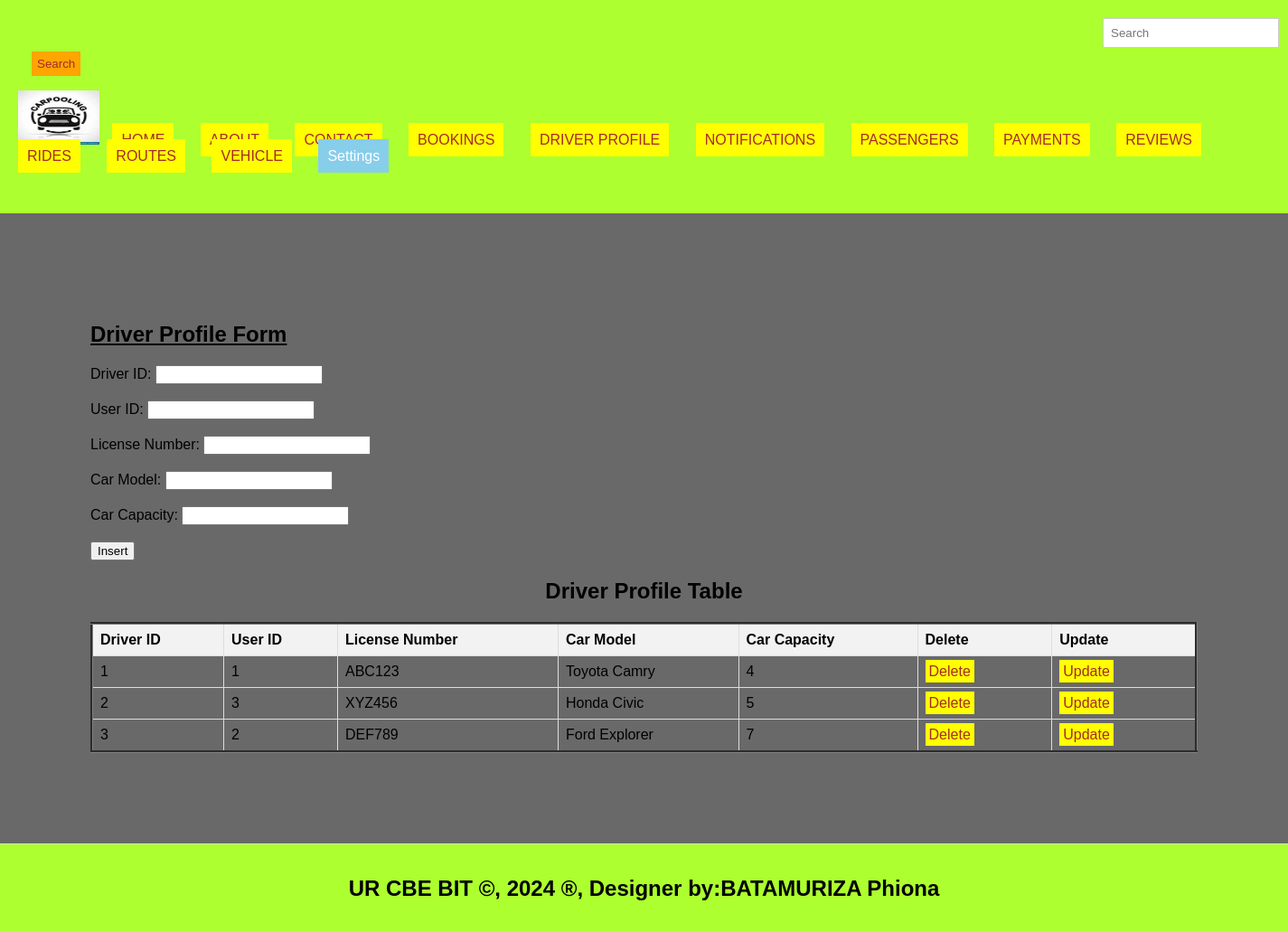
The page /driverprofile.php on the database its author committed.
### tables this page shows
CREATE TABLE `driverprofile` (
  `DriverID` int(11) NOT NULL,
  `UserID` int(11) DEFAULT NULL,
  `LicenseNumber` varchar(50) DEFAULT NULL,
  `CarModel` varchar(100) DEFAULT NULL,
  `CarCapacity` int(11) DEFAULT NULL
);

### driverprofile.php (the view, shortened to what this page needs)
<!DOCTYPE html>
<html lang="en">
<head>
  <link rel="stylesheet" type="text/css" href="mystyle.css" title="style 1" media="screen, tv, projection, handheld, print"/>
  </head>
  <header>
<body bgcolor="dimgray">
  <form class="d-flex" role="search" action="search.php">
      <input class="form-control me-2" type="search" placeholder="Search" aria-label="Search" name="query">
      <button class="btn btn-outline-success" type="submit">Search</button>
    </form>
  <ul style="list-style-type: none; padding: 0;">
    <li style="display: inline; margin-right: 10px;">
    <img src="./image/logo.jpeg" width="90" height="60" alt="Logo">
  </li>
    <li style="display: inline; margin-right: 10px;"><a href="./home.html">HOME</a>
  </li>
    <li style="display: inline; margin-right: 10px;"><a href="./about.html">ABOUT</a>
  </li>
    <li style="display: inline; margin-right: 10px;"><a href="./contact.html">CONTACT</a>
  </li>
    <li style="display: inline; margin-right: 10px;"><a href="./bookings.php">BOOKINGS</a>
  </li>
    <li style="display: inline; margin-right: 10px;"><a href="./driverprofile.php">DRIVER PROFILE</a>
  </li>
    <li style="display: inline; margin-right: 10px;"><a href="./notifications.php">NOTIFICATIONS</a>
  </li>
    <li style="display: inline; margin-right: 10px;"><a href="./passengers.php">PASSENGERS</a>
  </li>
    <li style="display: inline; margin-right: 10px;"><a href="./payments.php">PAYMENTS</a>
  </li>  <li style="display: inline; margin-right: 10px;"><a href="./reviews.php">REVIEWS</a>
  </li>
    <li style="display: inline; margin-right: 10px;"><a href="./rides.php">RIDES</a>
  </li>
    <li style="display: inline; margin-right: 10px;"><a href="./routes.php">ROUTES</a>
  </li>
<li style="display: inline; margin-right: 10px;"><a href="./vehicle.php">VEHICLE</a>
  </li>
    <li class="dropdown" style="display: inline; margin-right: 10px;">
      <a href="#" style="padding: 10px; color: white; background-color: skyblue; text-decoration: none; margin-right: 15px;">Settings</a>
    </li><br><br>
  </ul>
</header>
<section>
   <h1><u>Driver Profile Form</u></h1>
<form method="post" onsubmit="return confirmInsert();">
    <label for="driver_id">Driver ID:</label>
    <input type="number" id="driver_id" name="driver_id" required><br><br>
    <label for="user_id">User ID:</label>
    <input type="number" id="user_id" name="user_id" required><br><br>
    <label for="license_number">License Number:</label>
    <input type="text" id="license_number" name="license_number" required><br><br>
    <label for="car_model">Car Model:</label>
    <input type="text" id="car_model" name="car_model" required><br><br>
    <label for="car_capacity">Car Capacity:</label>
    <input type="number" id="car_capacity" name="car_capacity" required><br><br>
    <input type="submit" name="add" value="Insert">
</form>
<!DOCTYPE html>
<html>
<head>
</head>
<body>
    <center><h2>Driver Profile Table</h2></center>
    <table border="3">
        <tr>
            <th>Driver ID</th>
            <th>User ID</th>
            <th>License Number</th>
            <th>Car Model</th>
            <th>Car Capacity</th>
            <th>Delete</th>
            <th>Update</th>
        </tr>
<?php
include('db_connection.php');
$sql = "SELECT * FROM driverprofile";
$result = $connection->query($sql);
if ($result->num_rows > 0) {
    while ($row = $result->fetch_assoc()) {
        $driver_id = $row['DriverID'];
        echo "<tr>
            <td>" . $row['DriverID'] . "</td>
            <td>" . $row['UserID'] . "</td>
            <td>" . $row['LicenseNumber'] . "</td>
            <td>" . $row['CarModel'] . "</td>
            <td>" . $row['CarCapacity'] . "</td>
            <td><a style='padding:4px' href='delete_driverprofile.php?driver_id=$driver_id'>Delete</a></td>
            <td><a style='padding:4px' href='update_driverprofile.php?driver_id=$driver_id'>Update</a></td>
        </tr>";
    }
} else {
    echo "<tr><td colspan='7'>No data found</td></tr>";
}
?>
    </table>
</body>
</section>
<footer>
  <center>
   <b><h2>UR CBE BIT &copy, 2024 &reg, Designer by:BATAMURIZA Phiona</h2></b>
  </center>
</footer>
</body>
</html>

### mystyle.css (style rules this page uses)
body { font-family: Arial, sans-serif; margin: 0; padding: 0; }
.form-control { padding: 8px; margin-left: 4px; border: 1px solid #ccc; }
.btn { padding: 6px; background-color: orange; color: brown; border: none; }
.dropdown { position: relative; display: inline; margin-right: 10px; }
body { font-family: Arial,sans-serif; margin:0; padding:0; }
header { background-color:greenyellow; padding: 20px; }
.dropdown { position: right; display:right; direction:rtl; }
section { padding:100px; border-bottom: 1px solid #ddd; }
footer { text-align: center; padding: 15px; background-color:greenyellow; }

### driverprofile.php (style rules this page uses)
a { padding: 10px; color: white; background-color: yellow; text-decoration: none; margin-right: 15px; }
a:link { color: brown; }
button.btn { margin-left: 15px; margin-top: 4px; }
input.form-control { margin-left: 1200px; padding: 8px; }
table { width: 100%; border-collapse: collapse; }
th, td { border: 1px solid #ddd; padding: 8px; text-align: left; }
th { background-color: #f2f2f2; }

### rows shown on the page
driverprofile: DriverID "1", UserID "1", LicenseNumber "ABC123", CarModel "Toyota Camry", CarCapacity "4"
driverprofile: DriverID "2", UserID "3", LicenseNumber "XYZ456", CarModel "Honda Civic", CarCapacity "5"
driverprofile: DriverID "3", UserID "2", LicenseNumber "DEF789", CarModel "Ford Explorer", CarCapacity "7"
